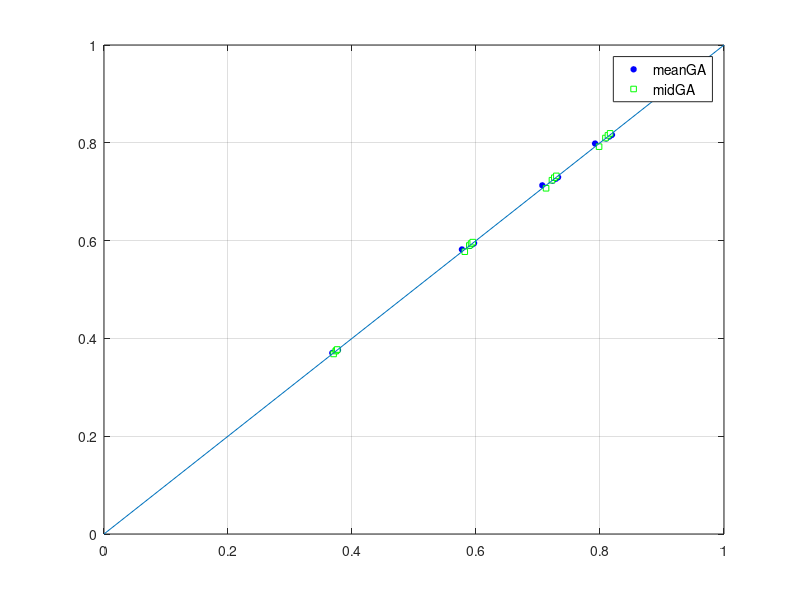

Here is the MATLAB script that generated this plot:
y=[0.3703,0.5819,0.7130,0.7985,0.3737,0.5892,0.7225,0.8088,0.3751,0.5921,0.7263,0.8128,0.3762,0.5947,0.7296,0.8163];
x=[0.3682,0.5773,0.7070,0.7921,0.3741,0.5900,0.7235,0.8098,0.3759,0.5939,0.7286,0.8152,0.3773,0.5969,0.7324,0.8193];

plot(x,y,'go','LineWidth',0.5,'MarkerEdgeColor','b','MarkerFaceColor','b','MarkerSize',4);
hold on;
plot(y,x,'cs','LineWidth',0.5,'MarkerEdgeColor','g','MarkerFaceColor','w','MarkerSize',4);
hold on;
axis([0 1 0 1]);
grid on;
hold on;
x=0:1;
y=x;
plot(x,y);
T=legend('meanGA','midGA');
set(T,'Fontsize',10); 